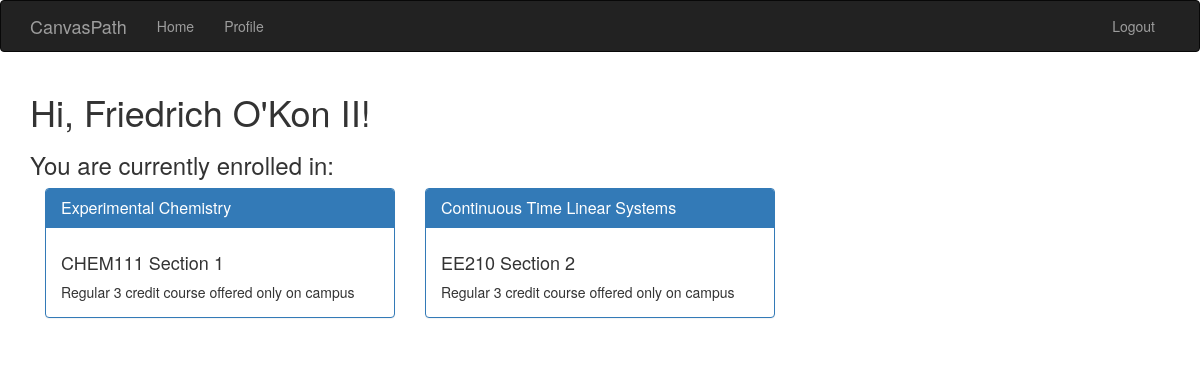
/home (signed in), run on the app's committed database.
### tables this page shows
CREATE TABLE User(
                      email CHAR(22) NOT NULL,
                      password CHAR(95) NOT NULL,
                      name CHAR(50) NOT NULL,
                      age INTEGER NOT NULL,
                      gender CHAR(1) NOT NULL,
                      acct_type CHAR(1) NOT NULL,
                      PRIMARY KEY (email));

CREATE TABLE Course(
                      course_id CHAR(15) NOT NULL,
                      course_name CHAR(65) NOT NULL,
                      course_description VARCHAR(120) NOT NULL,
                      PRIMARY KEY (course_id));

CREATE TABLE Enrolls(
                      student_email CHAR(22) NOT NULL,
                      course_id CHAR(15) NOT NULL,
                      section_no INTEGER NOT NULL,
                      PRIMARY KEY (student_email, course_id, section_no),
                      FOREIGN KEY (student_email) REFERENCES Student(email));

### app/routes.py (the view)
@app.route('/')
@app.route('/home')
@login_required
def home():
    sid_list = []
    sections = []
    if current_user.user_type == "P":
        sid_list = current_user.get_sections_teaching()
    if current_user.user_type == "S":
        sid_list = current_user.get_enrollments()
    for sec_id in sid_list:
        sec = Section(sec_id[0], sec_id[1])
        link = ""
        if current_user.user_type == "P":
            link = url_for('managecourse', section_id=sec.sec_id)
        if current_user.user_type == "S":
            link = url_for('course', section_id=sec.sec_id)
        sections.append(
            {"cid": sec.course_id, "sno": sec.sec_no, "link": link, "name": sec.course_name, "desc": sec.course_desc})
    return render_template('home.html', title='Home', sections=sections)

### app/models.py (called while the page is built)
@login.user_loader
def load_user(id):
    return User(id)

    def get_enrollments(self):
        connection = sql.connect('canvaspath.sqlite')
        cursor = connection.cursor()
        enrollments = set()
        cursor.execute('SELECT course_id, section_no FROM Enrolls WHERE student_email = ?', [self.id])
        for row in cursor:
            enrollments.add((row[0], row[1]))
        cursor.close()
        connection.close()
        return enrollments

### app/templates/home.html (shortened to what this page needs)
{% extends "base.html" %}
{% block app_content %}
    <h1>Hi, {{ current_user.name }}!</h1>
    {% if current_user.user_type == "S" %}
        <h3>You are currently enrolled in:</h3>
    {% endif %}
    <div class=row">
        {% for section in sections %}
            <div class="col-sm-4">
                {% include '_coursepanel.html' %}
            </div>
        {% endfor %}
    </div>
{% endblock %}

### app/templates/_coursepanel.html
<div class="panel panel-primary">
    <div class="panel-heading">
        <h3 class="panel-title">
            <a href="{{ section.link }}">{{ section.name }}</a>
        </h3>
    </div>
    <div class="panel-body">
        <h4>{{ section.cid }} Section {{ section.sno }}</h4>
        {{ section.desc }}
    </div>
</div>

### data on the page
User: name "Friedrich O'Kon II"
Course: name "Experimental Chemistry", desc "Regular 3 credit course offered only on campus"
Enrolls: cid "CHEM111"
Course: name "Continuous Time Linear Systems", desc "Regular 3 credit course offered only on campus"
Enrolls: cid "EE210"

### other printed values
{{ section.sno }} "1" "2"
